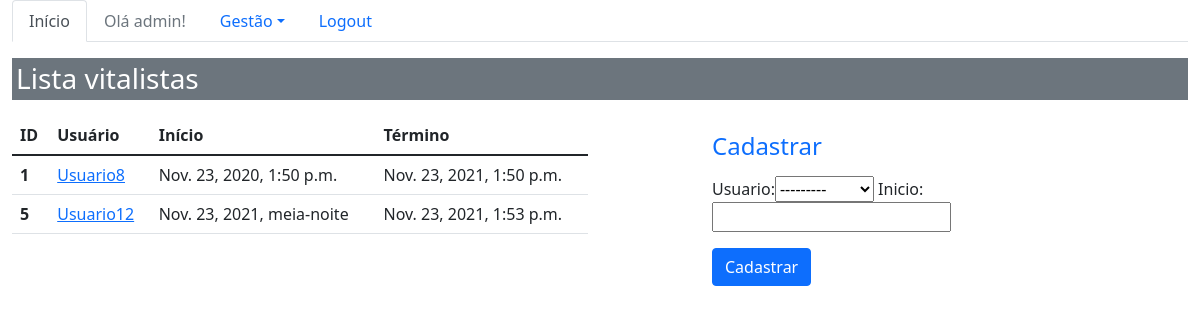
The app's page /sistema/vitalistas/ (signed in), older data.
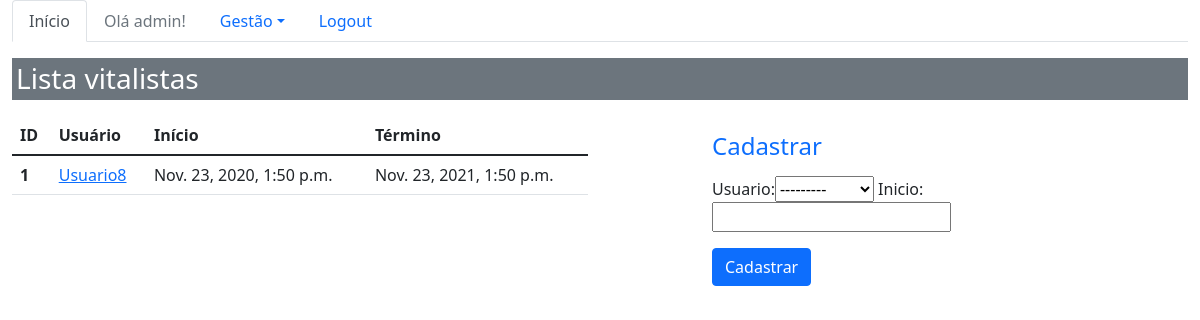
The same page, newer data.
### core/models.py (models this page shows, shortened)
class Vitalista(models.Model):
    usuario = models.ForeignKey(Pessoa, on_delete=models.CASCADE)
    inicio = models.DateTimeField(auto_now=False)
    termino = models.DateTimeField(auto_now=True, null=True, blank=True)

class Pessoa(models.Model):
    nome = models.CharField(max_length=100)
    telefone = models.CharField(max_length=20)
    email = models.EmailField()
    profissao = models.CharField(max_length=100)
    area_atuacao = models.CharField(max_length=100)
    def __str__(self):
        return self.nome

### core/views.py (the view)
# urls.py: path('vitalistas/', lista_vitalistas, name='core_lista_vitalistas'),
def lista_vitalistas(request):
    vitalista = Vitalista.objects.all()
    form = VitalistaForm()
    data = {'vitalistas': vitalista, 'forms':form}
    return render(request, 'core/lista_vitalistas.html', data)

### core/forms.py
class VitalistaForm(ModelForm):
    class Meta:
        model = Vitalista
        fields = '__all__'

### core/templates/core/lista_vitalistas.html (shortened to what this page needs)
{%  extends 'base.html' %}
{% load bootstrap %}
{% block menu %}
    <ul class="nav nav-tabs">
      <li class="nav-item">
        <a class="nav-link active" aria-current="page" href="{% url 'core_home' %}">Início</a>
      </li>
    {% if user.is_authenticated %}
         <li class="nav-item">
             <li>
                <a class="nav-link disabled" href="">Olá {{ user }}!</a>
            </li>
             <li class="nav-item dropdown">
                <a class="nav-link dropdown-toggle" data-bs-toggle="dropdown" href="#"
                   role="button" aria-expanded="false" id="gestao-sistema">Gestão</a>
        </li>
        <li>
            <a class="nav-link" href="{% url 'logout' %}">Logout</a>
        </li>
    {% else %}
        <li class="nav-item">
            <a class="nav-link" href="{% url 'login' %}">Login</a>
        </li>
    {% endif %}
    </ul>
{% endblock %}
{% block main %}
    {% if user.is_authenticated %}
        <div class="row">
                <div class="col-12">
                     <h3 class="p-1 mb-2 bg-secondary text-white">Lista vitalistas</h3>
                </div>
        </div>
         <div class="row">
            <div class="col-sm-6 table-responsive">
                <table class="table">
                  <thead>
                    <tr>
                      <th scope="col">ID</th>
                      <th scope="col">Usuário</th>
                      <th scope="col">Início</th>
                      <th scope="col">Término</th>
                    </tr>
                  </thead>
                  <tbody>
                    {% for vitalista in vitalistas %}
                        <tr>
                          <th scope="row">{{ vitalista.id }}</th>
                          <td ><a href="{% url 'core_vitalista_update' vitalista.id %}"
                                 class="link-primary"> {{ vitalista.usuario }} </a></td>
                          <td>{{ vitalista.inicio }}</td>
                          <td>{{ vitalista.termino }}</td>
                        </tr>
                    {% endfor %}
                  </tbody>
                </table>
            </div>
            <div class="col-sm-4 offset-md-1">
                <h4 class="text-primary"> Cadastrar</h4>
                <form action="{% url 'core_vitalista_novo' %}" method="POST">
                    {{ forms|bootstrap }}
                    <button type="submit" class="btn btn-primary">
                        Cadastrar</button>
                </form>
            </div>
         </div>
    {% endif %}
{% endblock %}

Row changes from the older to the newer data that the page shows:
removed Vitalista: id "5", usuario "Usuario12", inicio "Nov. 23, 2021, meia-noite", termino "Nov. 23, 2021, 1:53 p.m."
